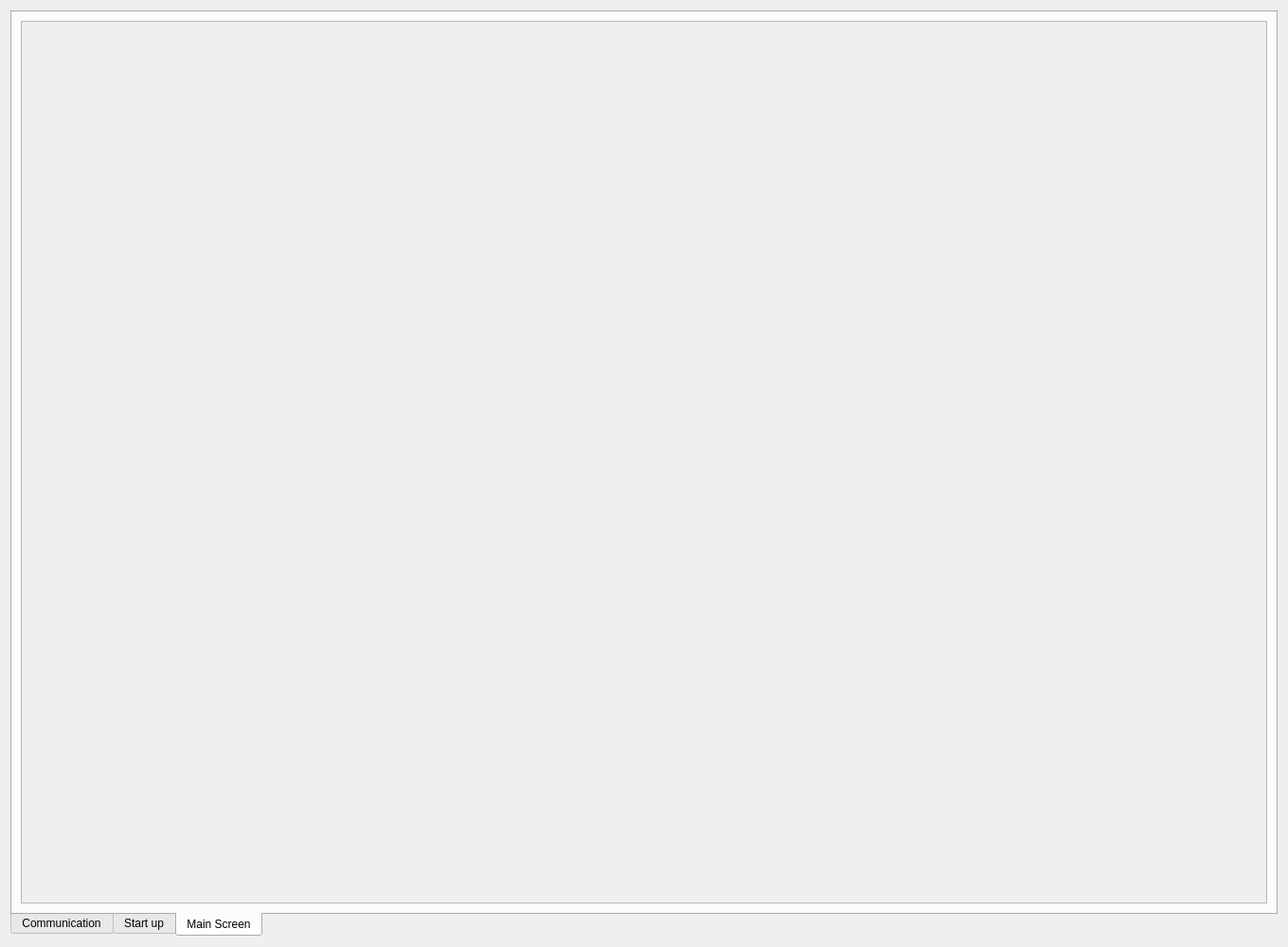
<?xml version="1.0" encoding="UTF-8"?>
<ui version="4.0">
 <class>linacGui</class>
 <widget class="TaurusWidget" name="linacGui">
  <property name="geometry">
   <rect>
    <x>0</x>
    <y>0</y>
    <width>1360</width>
    <height>1000</height>
   </rect>
  </property>
  <property name="windowTitle">
   <string>Form</string>
  </property>
  <layout class="QGridLayout" name="gridLayout">
   <item row="0" column="0">
    <widget class="QTabWidget" name="linacTabs">
     <property name="font">
      <font>
       <pointsize>9</pointsize>
       <weight>50</weight>
       <bold>false</bold>
      </font>
     </property>
     <property name="autoFillBackground">
      <bool>false</bool>
     </property>
     <property name="tabPosition">
      <enum>QTabWidget::South</enum>
     </property>
     <property name="tabShape">
      <enum>QTabWidget::Rounded</enum>
     </property>
     <property name="currentIndex">
      <number>2</number>
     </property>
     <property name="elideMode">
      <enum>Qt::ElideMiddle</enum>
     </property>
     <widget class="QWidget" name="communicationTab">
      <attribute name="title">
       <string>Communication</string>
      </attribute>
      <layout class="QGridLayout" name="gridLayout_2">
       <item row="0" column="0">
        <widget class="QScrollArea" name="communicationsScrollArea">
         <property name="widgetResizable">
          <bool>true</bool>
         </property>
         <widget class="QWidget" name="scrollAreaWidgetContents">
          <property name="geometry">
           <rect>
            <x>0</x>
            <y>0</y>
            <width>796</width>
            <height>678</height>
           </rect>
          </property>
          <layout class="QGridLayout" name="gridLayout_3">
           <item row="1" column="0">
            <spacer name="horizontalSpacer_left">
             <property name="orientation">
              <enum>Qt::Horizontal</enum>
             </property>
             <property name="sizeType">
              <enum>QSizePolicy::Expanding</enum>
             </property>
             <property name="sizeHint" stdset="0">
              <size>
               <width>40</width>
               <height>20</height>
              </size>
             </property>
            </spacer>
           </item>
           <item row="1" column="2">
            <widget class="linacPlcWidget" name="plc1">
             <property name="model">
              <string>li/ct/plc1</string>
             </property>
            </widget>
           </item>
           <item row="1" column="1">
            <widget class="linacOverview" name="linacOverview"/>
           </item>
           <item row="2" column="2">
            <widget class="linacPlcWidget" name="plc4">
             <property name="model">
              <string>li/ct/plc4</string>
             </property>
            </widget>
           </item>
           <item row="2" column="3">
            <widget class="linacPlcWidget" name="plc5">
             <property name="model">
              <string>li/ct/plc5</string>
             </property>
            </widget>
           </item>
           <item row="1" column="3">
            <widget class="linacPlcWidget" name="plc2">
             <property name="model">
              <string>li/ct/plc2</string>
             </property>
            </widget>
           </item>
           <item row="1" column="4">
            <spacer name="horizontalSpacer_right">
             <property name="orientation">
              <enum>Qt::Horizontal</enum>
             </property>
             <property name="sizeType">
              <enum>QSizePolicy::Expanding</enum>
             </property>
             <property name="sizeHint" stdset="0">
              <size>
               <width>40</width>
               <height>20</height>
              </size>
             </property>
            </spacer>
           </item>
           <item row="2" column="1">
            <widget class="linacPlcWidget" name="plc3">
             <property name="model">
              <string>li/ct/plc3</string>
             </property>
            </widget>
           </item>
           <item row="3" column="2">
            <spacer name="verticalSpacer_down">
             <property name="orientation">
              <enum>Qt::Vertical</enum>
             </property>
             <property name="sizeType">
              <enum>QSizePolicy::Expanding</enum>
             </property>
             <property name="sizeHint" stdset="0">
              <size>
               <width>20</width>
               <height>40</height>
              </size>
             </property>
            </spacer>
           </item>
           <item row="0" column="2">
            <spacer name="verticalSpacer_up">
             <property name="orientation">
              <enum>Qt::Vertical</enum>
             </property>
             <property name="sizeType">
              <enum>QSizePolicy::Expanding</enum>
             </property>
             <property name="sizeHint" stdset="0">
              <size>
               <width>20</width>
               <height>40</height>
              </size>
             </property>
            </spacer>
           </item>
          </layout>
         </widget>
        </widget>
       </item>
      </layout>
     </widget>
     <widget class="QWidget" name="startupTab">
      <attribute name="title">
       <string>Start up</string>
      </attribute>
      <layout class="QGridLayout" name="gridLayout_4">
       <item row="1" column="0">
        <widget class="QScrollArea" name="startupScrollArea">
         <property name="widgetResizable">
          <bool>true</bool>
         </property>
         <widget class="QWidget" name="scrollAreaWidgetContents_2">
          <property name="geometry">
           <rect>
            <x>0</x>
            <y>0</y>
            <width>1266</width>
            <height>841</height>
           </rect>
          </property>
          <layout class="QGridLayout" name="gridLayout_5">
           <item row="0" column="1">
            <spacer name="verticalSpacer">
             <property name="orientation">
              <enum>Qt::Vertical</enum>
             </property>
             <property name="sizeHint" stdset="0">
              <size>
               <width>20</width>
               <height>6</height>
              </size>
             </property>
            </spacer>
           </item>
           <item row="1" column="0">
            <spacer name="horizontalSpacer">
             <property name="orientation">
              <enum>Qt::Horizontal</enum>
             </property>
             <property name="sizeHint" stdset="0">
              <size>
               <width>601</width>
               <height>20</height>
              </size>
             </property>
            </spacer>
           </item>
           <item row="1" column="2">
            <spacer name="horizontalSpacer_2">
             <property name="orientation">
              <enum>Qt::Horizontal</enum>
             </property>
             <property name="sizeHint" stdset="0">
              <size>
               <width>601</width>
               <height>20</height>
              </size>
             </property>
            </spacer>
           </item>
           <item row="2" column="1">
            <spacer name="verticalSpacer_2">
             <property name="orientation">
              <enum>Qt::Vertical</enum>
             </property>
             <property name="sizeHint" stdset="0">
              <size>
               <width>20</width>
               <height>6</height>
              </size>
             </property>
            </spacer>
           </item>
           <item row="1" column="1">
            <widget class="linacStartupSynoptic" name="linacStartupSynoptic"/>
           </item>
          </layout>
         </widget>
        </widget>
       </item>
      </layout>
     </widget>
     <widget class="QWidget" name="mainscreenTab">
      <attribute name="title">
       <string>Main Screen</string>
      </attribute>
      <layout class="QGridLayout" name="gridLayout_6">
       <item row="0" column="0">
        <widget class="QScrollArea" name="mainscreenScrollArea">
         <property name="widgetResizable">
          <bool>true</bool>
         </property>
         <widget class="QWidget" name="scrollAreaWidgetContents_3">
          <property name="geometry">
           <rect>
            <x>0</x>
            <y>0</y>
            <width>1330</width>
            <height>949</height>
           </rect>
          </property>
          <layout class="QGridLayout" name="gridLayout_7">
           <item row="2" column="1">
            <spacer name="verticalSpacer_3">
             <property name="orientation">
              <enum>Qt::Vertical</enum>
             </property>
             <property name="sizeHint" stdset="0">
              <size>
               <width>20</width>
               <height>40</height>
              </size>
             </property>
            </spacer>
           </item>
           <item row="1" column="0">
            <spacer name="horizontalSpacer_3">
             <property name="orientation">
              <enum>Qt::Horizontal</enum>
             </property>
             <property name="sizeHint" stdset="0">
              <size>
               <width>40</width>
               <height>20</height>
              </size>
             </property>
            </spacer>
           </item>
           <item row="1" column="1">
            <widget class="linacMainscreenSynoptic" name="linacMainscreenSynoptic"/>
           </item>
           <item row="1" column="2">
            <spacer name="horizontalSpacer_4">
             <property name="orientation">
              <enum>Qt::Horizontal</enum>
             </property>
             <property name="sizeHint" stdset="0">
              <size>
               <width>40</width>
               <height>20</height>
              </size>
             </property>
            </spacer>
           </item>
           <item row="0" column="1">
            <spacer name="verticalSpacer_4">
             <property name="orientation">
              <enum>Qt::Vertical</enum>
             </property>
             <property name="sizeHint" stdset="0">
              <size>
               <width>20</width>
               <height>40</height>
              </size>
             </property>
            </spacer>
           </item>
          </layout>
         </widget>
        </widget>
       </item>
      </layout>
     </widget>
    </widget>
   </item>
  </layout>
 </widget>
 <customwidgets>
  <customwidget>
   <class>TaurusWidget</class>
   <extends>QWidget</extends>
   <header>taurus.qt.qtgui.container</header>
   <container>1</container>
  </customwidget>
  <customwidget>
   <class>linacStartupSynoptic</class>
   <extends>TaurusWidget</extends>
   <header>linacstartupsynoptic</header>
   <container>1</container>
  </customwidget>
  <customwidget>
   <class>linacOverview</class>
   <extends>TaurusWidget</extends>
   <header>linacoverview</header>
   <container>1</container>
  </customwidget>
  <customwidget>
   <class>linacPlcWidget</class>
   <extends>TaurusWidget</extends>
   <header>linacplcwidget</header>
   <container>1</container>
  </customwidget>
  <customwidget>
   <class>linacMainscreenSynoptic</class>
   <extends>TaurusWidget</extends>
   <header>linacmainscreensynoptic</header>
   <container>1</container>
  </customwidget>
 </customwidgets>
 <resources/>
 <connections/>
</ui>
